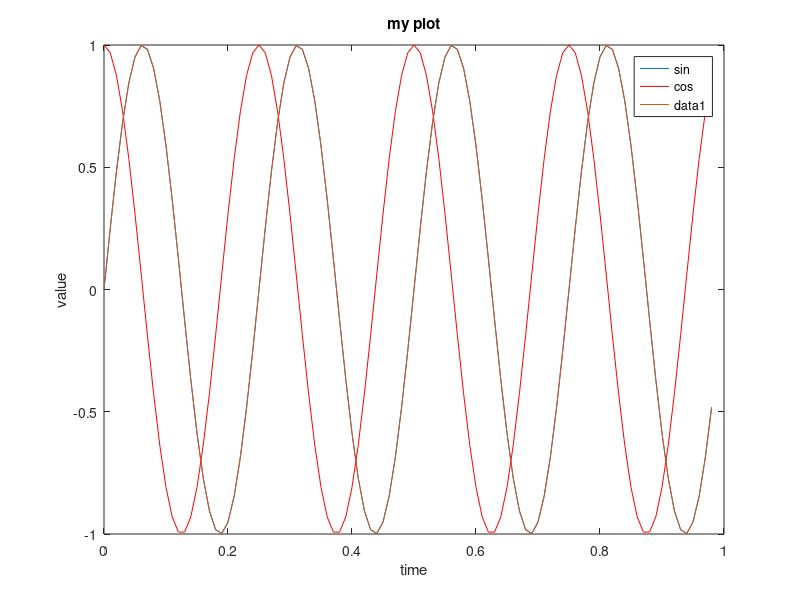
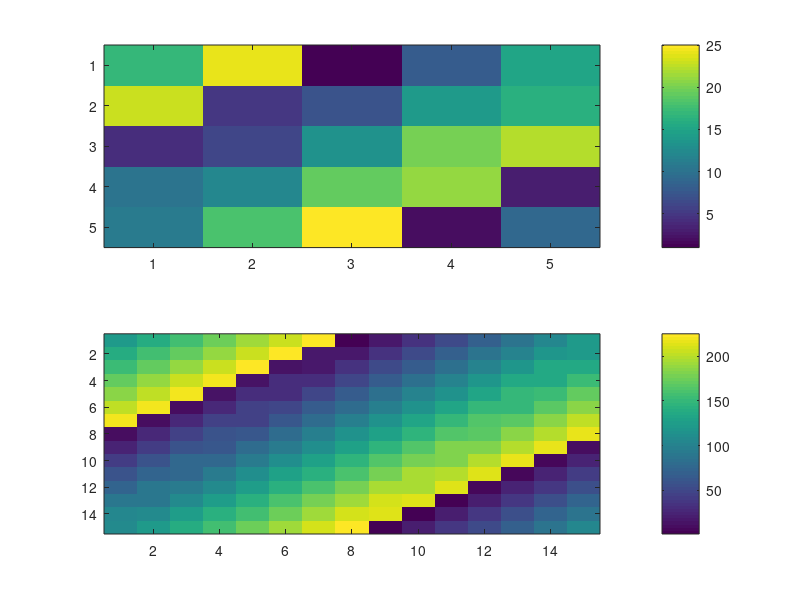

Recreate these plots in MATLAB, in order.
% this section demonstrate the eamples of plottign data
clear, close all, clc

t = [0:0.01:0.98];
y1 = sin(2*pi*4*t);
% Plotting x, y arrays
plot(t, y1);
% Platting second function and replace the first plot
y2 = cos(2*pi*4*t);
plot(t, y2);
% Clear all open windows
close all;

plot(t, y1);
% Plotting a second function without deleting
% the previous graphic output. hold on state.
hold on;
% plot the second function in red color
plot(t, y2, 'r');
xlabel('time')
ylabel('value')
legend('sin', 'cos')
title('my plot')

% Save the plot to disk
% print -dpng 'myPlot.png';
% Alternatively syntax for saving a plot
% print('myPlot.png', '-dpng');

% use "close" to close the current figure
close


% Plotting in different figure windows
figure(1); plot(t, y1);
figure(2); plot(t, y2);

close all;
% Subplotting
% Divides plot to a 1x2 grid, access first element
% This grid has one row and 2 columns
subplot(1,2,1);
plot(t, y1);
% And access to the second element
subplot(1,2,2);
plot(t, y2, 'r');

% Setting the axis range in the plot 
% of the current plot element, which is the 2nd
% subplot. x range from 0.5 to 1 
% and y range from -1 to 1
axis([0.5 1 -1 1])
% clear all graphics in current figure window,
% and the window remains open.
clf

A = magic(5)
% Display the data as an image scaled colors
imagesc(A)
% execute 3 commands
% 1. Display image scaled colors
% 2. add colorbar
% 3. turn colormap gray
imagesc(A), colorbar, colormap gray;

% Subplotting the image scaled colors
subplot(2,1,1);
imagesc(A), colorbar;
subplot(2,1,2);
imagesc(magic(15)), colorbar, colormap default;

% Using comma chaining of function calls
a = 1, b= 2, c=3